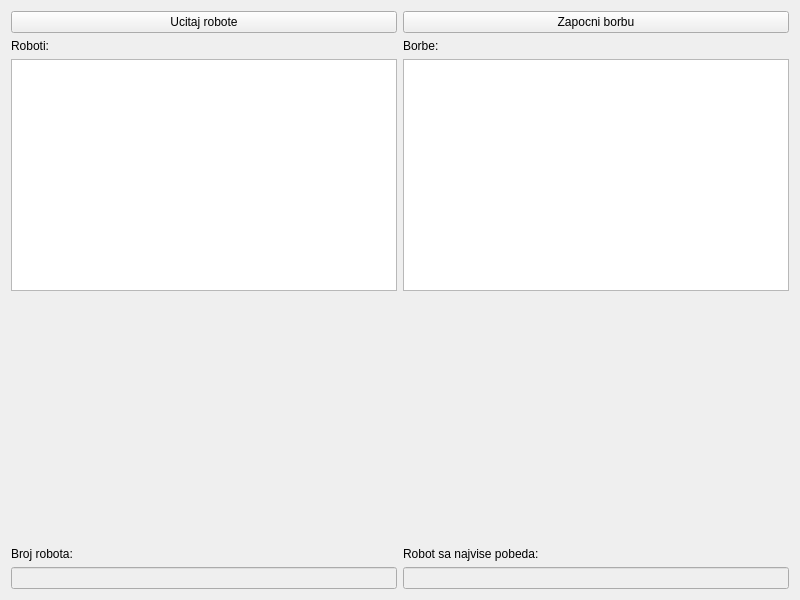
<?xml version="1.0" encoding="UTF-8"?>
<ui version="4.0">
 <class>Widget</class>
 <widget class="QWidget" name="Widget">
  <property name="geometry">
   <rect>
    <x>0</x>
    <y>0</y>
    <width>800</width>
    <height>600</height>
   </rect>
  </property>
  <property name="windowTitle">
   <string>Borbe robota</string>
  </property>
  <layout class="QHBoxLayout" name="horizontalLayout">
   <item>
    <layout class="QVBoxLayout" name="verticalLayout">
     <item>
      <widget class="QPushButton" name="pbUcitajRobote">
       <property name="text">
        <string>Ucitaj robote</string>
       </property>
      </widget>
     </item>
     <item>
      <widget class="QLabel" name="label">
       <property name="text">
        <string>Roboti:</string>
       </property>
      </widget>
     </item>
     <item>
      <widget class="QListWidget" name="lwRoboti"/>
     </item>
     <item>
      <spacer name="verticalSpacer">
       <property name="orientation">
        <enum>Qt::Orientation::Vertical</enum>
       </property>
       <property name="sizeHint" stdset="0">
        <size>
         <width>20</width>
         <height>250</height>
        </size>
       </property>
      </spacer>
     </item>
     <item>
      <widget class="QLabel" name="label_2">
       <property name="text">
        <string>Broj robota:</string>
       </property>
      </widget>
     </item>
     <item>
      <widget class="QLineEdit" name="leBrojRobota">
       <property name="enabled">
        <bool>false</bool>
       </property>
      </widget>
     </item>
    </layout>
   </item>
   <item>
    <layout class="QVBoxLayout" name="verticalLayout_2">
     <item>
      <widget class="QPushButton" name="pbZapocniBorbu">
       <property name="text">
        <string>Zapocni borbu</string>
       </property>
      </widget>
     </item>
     <item>
      <widget class="QLabel" name="label_3">
       <property name="text">
        <string>Borbe:</string>
       </property>
      </widget>
     </item>
     <item>
      <widget class="QTableWidget" name="twBorbe"/>
     </item>
     <item>
      <spacer name="verticalSpacer_2">
       <property name="orientation">
        <enum>Qt::Orientation::Vertical</enum>
       </property>
       <property name="sizeHint" stdset="0">
        <size>
         <width>20</width>
         <height>250</height>
        </size>
       </property>
      </spacer>
     </item>
     <item>
      <widget class="QLabel" name="label_4">
       <property name="text">
        <string>Robot sa najvise pobeda:</string>
       </property>
      </widget>
     </item>
     <item>
      <widget class="QLineEdit" name="leRobotSaNajvisePobeda">
       <property name="enabled">
        <bool>false</bool>
       </property>
      </widget>
     </item>
    </layout>
   </item>
  </layout>
 </widget>
 <resources/>
 <connections/>
</ui>
